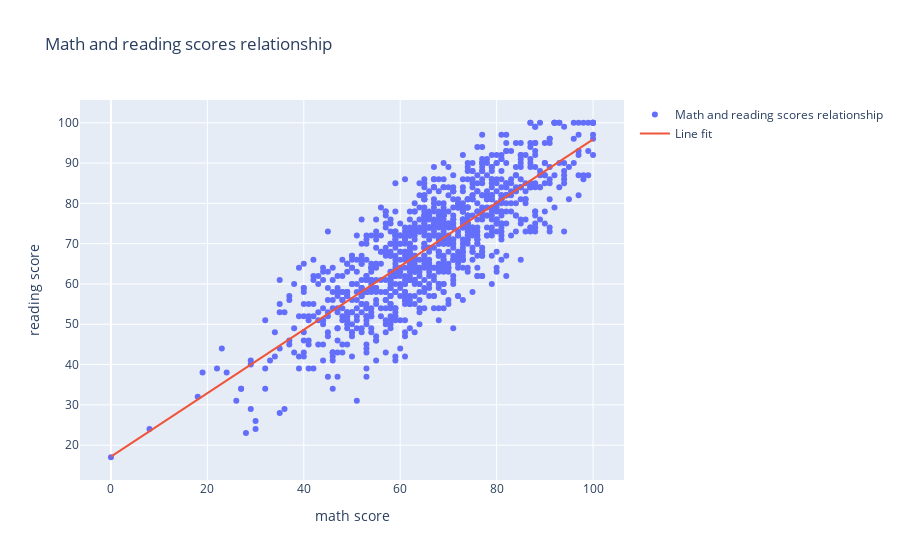

This figure's notebook cell:
### Code cell
#drawing a linear regressiong plot
slope, intercept, r_value, p_value, std_err = stats.linregress(data_all["math score"], data_all["reading score"])
print("Pearson R value is: %.5f"%r_value + " with a p-value of: %.5e"%p_value)

# This part sets up the object, that contains your data to be plotted: lists of x and y values
# That object is called trace0
trace0 = Scatter(
    x = data_all["math score"],
    y = data_all["reading score"],
    mode = 'markers',
    name = 'Math and reading scores relationship',
)

line = slope*data_all["math score"]+intercept # Lets create a line, that uses x argument as x values
# trace1 holds the data for plotting the line
trace1 = Scatter(
    x = data_all["math score"],
    y = line,
    mode = 'lines',
    name = 'Line fit'
)
# This part sets up the object, that contains descriptions of the plot's style
# That object is called layout
layout = Layout(title="Math and reading scores relationship",xaxis=dict(title="math score"),yaxis=dict(title="reading score"),)
plotly.offline.iplot({"data": [trace0, trace1],"layout": layout})

### Figure 1 — Plotly figure (JSON) as saved in the notebook; plotly's stock layout.template omitted (floating-point values rounded to 4 significant figures; data arrays with more than 128 entries replaced by an {"elided": "..."} marker saying what was removed)
{"data": [{"mode": "markers", "name": "Math and reading scores relationship", "type": "scatter", "x": {"elided": "1000 int values"}, "y": {"elided": "1000 int values"}}, {"mode": "lines", "name": "Line fit", "type": "scatter", "x": {"elided": "1000 int values"}, "y": {"elided": "1000 float values"}}], "layout": {"title": {"text": "Math and reading scores relationship"}, "xaxis": {"title": {"text": "math score"}}, "yaxis": {"title": {"text": "reading score"}}}}
